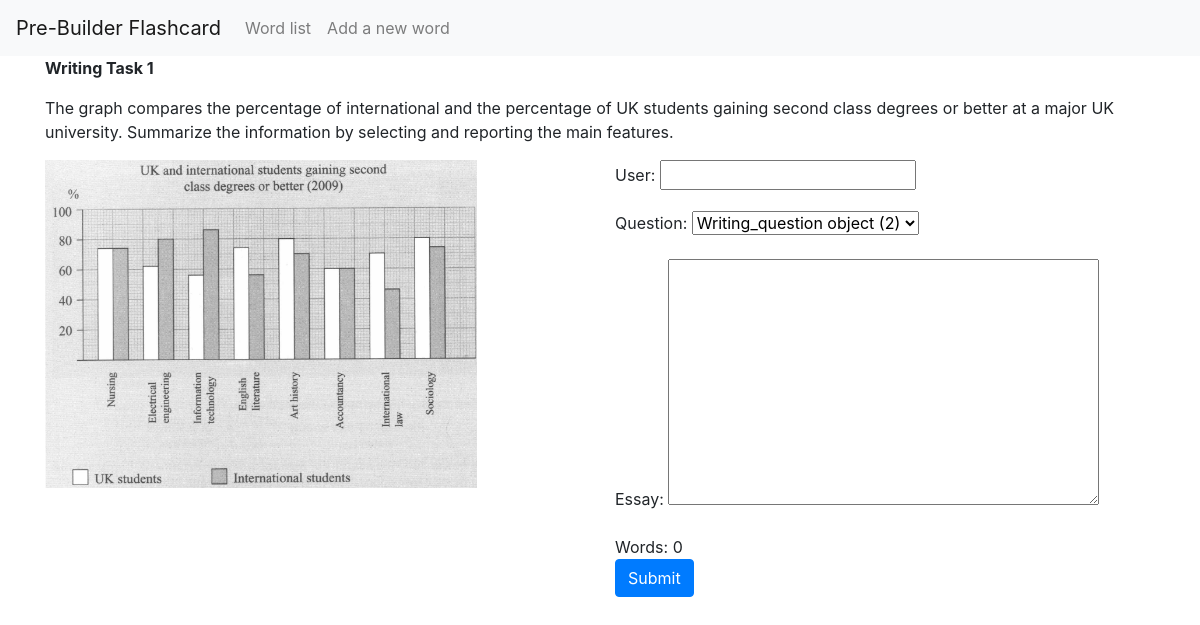
/write/2/, run on the app's committed database.
### flashcard/models.py (models this page shows)
class Writing_question(models.Model):
    task = models.PositiveIntegerField()
    question = models.TextField()
    picture = models.ImageField(upload_to = 'img/')
    added = models.DateTimeField(auto_now_add=True)

### flashcard/views.py (the view)
# urls.py: re_path("write/(\d+)/", views.writing, name = 'writing')
def writing(request, pk = None):
    question = Writing_question.objects.get(pk = pk)
    saved = False
    if request.method == "POST":
        form = WritingForm(data = request.POST or None, initial = {'question':question})
        if form.is_valid():
            form.save()
            saved = True
    else:
        form = WritingForm(initial = {'question':question})
    return render(
        request,
        'writing.html',
        {'form':form,
        'saved':saved,
        'question':question})

### flashcard/forms.py
class WritingForm(forms.ModelForm):
    class Meta:
        model = Writing
        fields = "__all__"

### template/writing.html (shortened to what this page needs)
{% extends 'base.html' %}
{% block body %}
<div class="container">
	{% if saved %}
	<h3> Saved </h3>
{% else %}
    <div class="row">
        <div class="col-sm-12">
            <p style="font-weight:bold">Writing Task {{question.task}}</p>
            <p>{{question.question|safe}}</p>
        </div>
        <div class="col-sm-12 col-md-6">
            <img src="{{question.picture.url}}" alt="" width="80%">
        </div>
        <div class="col-sm-12 col-md-6">
            <form action="" method="post">
                {{form.as_p}}
                Words: <span id="wordCount">0</span><br />
                <input type="submit" value="Submit" class="btn btn-primary">
            </form>
        </div>
    </div>
{% endif %}
</div>
{% endblock %}

### data on the page
Writing_question: task "1", question "The graph compares the percentage of international and the percentage of UK students gaining second class degrees or better at a major UK university. Summarize the information by selecting and reporting the main features.", picture (picture)
